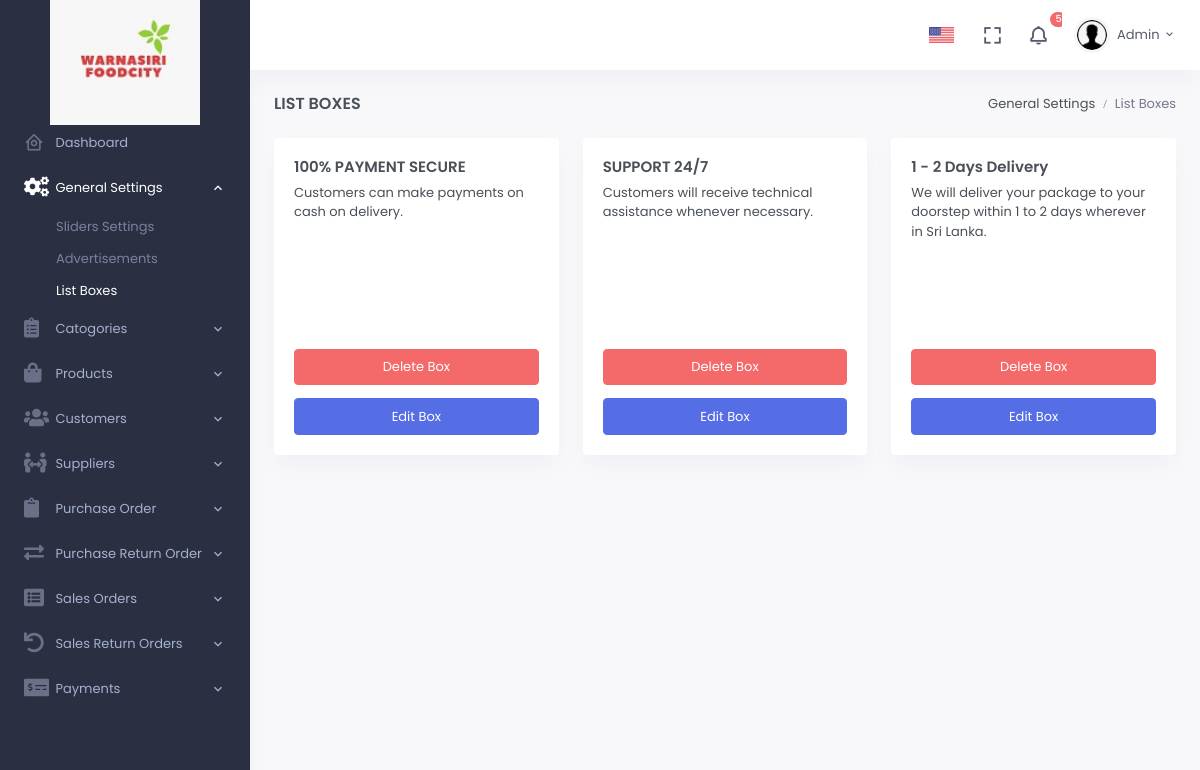
/Admin/list-box.php (signed in), run on the app's committed database.
### tables this page shows
CREATE TABLE `tbl_boxes` (
  `box_id` int(11) NOT NULL,
  `box_heading` varchar(100) NOT NULL,
  `box_text` varchar(1000) NOT NULL
);

### Admin/list-box.php (the view, shortened to what this page needs)
<?php
if(!isset($_SESSION['adminUsername']))
{
     echo "
                    <script>
                        function goBack(){
                            alert('Please Login!');
                          window.location.replace('auth-login.php');
                        }
                        goBack();
                    </script>
    ";
}
else
{
include("assets/functions/db.php");
    $checkEditBoxOneAvailable = "SELECT box_id,box_heading,box_text FROM `tbl_boxes` WHERE box_id ='1'";
     $checkReusltOne = mysqli_query($con,$checkEditBoxOneAvailable);
     $detailsOne = mysqli_fetch_array($checkReusltOne);
     $boxIdOne = $detailsOne['box_id'];
     if($boxIdOne == null || $boxIdOne == "")
     {
         $ListOneheading = "Example Heading";
         $ListOnedescription = "Example Description . . . . . . . . . . .";
     }
     else
     {
        $ListOneheading = $detailsOne['box_heading'];
         $ListOnedescription = $detailsOne['box_text'];
     }
    $checkEditBoxTwoAvailable = "SELECT box_id,box_heading,box_text FROM `tbl_boxes` WHERE box_id ='2'";
     $checkReusltTwo = mysqli_query($con,$checkEditBoxTwoAvailable);
     $detailsTwo = mysqli_fetch_array($checkReusltTwo);
     $boxIdTwo = $detailsTwo['box_id'];
     if($boxIdTwo == null || $boxIdTwo == "")
     {
         $ListTwoheading = "Example Heading";
         $ListTwodescription = "Example Description . . . . . . . . . . .";
     }
     else
     {
        $ListTwoheading = $detailsTwo['box_heading'];
         $ListTwodescription = $detailsTwo['box_text'];
     }
    $checkEditBoxThreeAvailable = "SELECT box_id,box_heading,box_text FROM `tbl_boxes` WHERE box_id ='3'";
     $checkReusltThree = mysqli_query($con,$checkEditBoxThreeAvailable);
     $detailsThree = mysqli_fetch_array($checkReusltThree);
     $boxIdThree = $detailsThree['box_id'];
     if($boxIdThree == null || $boxIdThree == "")
     {
         $ListThreeheading = "Example Heading";
         $ListThreedescription = "Example Description . . . . . . . . . . .";
     }
     else
     {
        $ListThreeheading = $detailsThree['box_heading'];
         $ListThreedescription = $detailsThree['box_text'];
     }
?>
<html lang="en">
<head>
        <link href="assets/css/bootstrap.min.css" id="bootstrap-style" rel="stylesheet" type="text/css" />
        <link href="assets/css/icons.min.css" rel="stylesheet" type="text/css" />
        <link href="assets/css/app.min.css" id="app-style" rel="stylesheet" type="text/css" />
         <link href="assets/css/styles.css" rel="stylesheet" type="text/css" />
    </head>
    <body data-sidebar="dark">
        <div id="layout-wrapper">
            <header id="page-topbar">
                <?php include("assets/includes/topheader.php"); ?>
            </header>
            <div class="vertical-menu">
                <div data-simplebar class="h-100">
                    <?php include("assets/includes/slidebar.php"); ?>
                </div>
            </div>
            <div class="main-content">
                <div class="page-content">
                    <div class="container-fluid">
                        <div class="row">
                            <div class="col-12">
                                <div class="page-title-box d-flex align-items-center justify-content-between">
                                    <h4 class="mb-0 font-size-18">List Boxes</h4>
                                    <div class="page-title-right">
                                        <ol class="breadcrumb m-0">
                                            <li class="breadcrumb-item"><a href="javascript: void(0);">General Settings</a></li>
                                            <li class="breadcrumb-item active">List Boxes</li>
                                        </ol>
                                    </div>
                                </div>
                            </div>
                        </div>
                        <div class="row">
                            <div class="col-lg-4">
                                <div class="card card-body ">
                                    <h4 class="card-title mt-0"><?= $ListOneheading ?></h4>
                                    <p class="card-text listBoxItem"><?= $ListOnedescription ?></p>
                                    <form method="post">
                                         <button type="submit"  name="btnRemoveBox" class="btn btn-danger waves-effect waves-light removeItemListBox">Delete Box</button>
                                     </form>
                                    <a href="#" class="btn btn-primary waves-effect waves-light listBoxBtn" id="1">Edit Box</a>
                                </div>
                            </div>
                            <div class="col-lg-4">
                                <div class="card card-body ">
                                    <h4 class="card-title mt-0"><?= $ListTwoheading ?></h4>
                                    <p class="card-text listBoxItem"><?= $ListTwodescription ?></p>
                                      <form method="post">
                                         <button type="submit"  name="btnRemoveBox" class="btn btn-danger waves-effect waves-light removeItemListBox" >Delete Box</button>
                                     </form>
                                       <a href="#" class="btn btn-primary waves-effect waves-light listBoxBtn" id="2">Edit Box</a>
                                </div>
                            </div>
                            <div class="col-lg-4">
                                <div class="card card-body listBoxItem">
                                    <h4 class="card-title mt-0"><?= $ListThreeheading ?></h4>
                                    <p class="card-text listBoxItem"><?= $ListThreedescription ?></p>
                                     <form method="post">
                                         <button type="submit" name="btnRemoveBox" class="btn btn-danger waves-effect waves-light removeItemListBox" >Delete Box</button>
                                     </form>
                                       <a href="#" class="btn btn-primary waves-effect waves-light listBoxBtn" id="3">Edit Box</a>
                                </div>
                            </div>
                        </div>
                    </div>
                </div>
            </div>
        </div>
    </body>
</html>
<?php } ?>

### Admin/assets/css/styles.css (style rules this page uses)
.listBoxItem { min-height: 150px; }
.removeItemListBox { width: 100%; }

### data on the page
tbl_boxes: box_heading "100% PAYMENT SECURE", box_text "Customers can make payments on cash on delivery."
tbl_boxes: box_heading "SUPPORT 24/7", box_text "Customers will receive technical assistance whenever necessary."
tbl_boxes: box_heading "1 - 2 Days Delivery", box_text "We will deliver your package to your doorstep within 1 to 2 days wherever in Sri Lanka."

### other printed values
$newOrdersCount "5"
